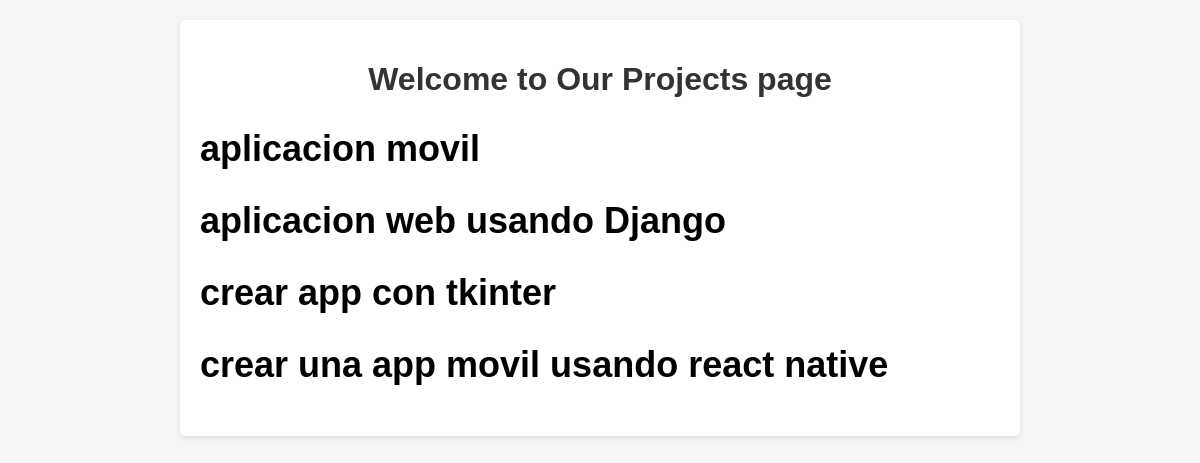
/projects/, run on the app's committed database.
### myapp/models.py (models this page shows, shortened)
class Project(models.Model):
    name = models.CharField(max_length=200)

### myapp/views.py (the view)
# urls.py: path('projects/', views.projects),
def projects(request):
    projects = Project.objects.all()
    return render(request, 'projects.html', {
        'projects': projects
    })

### myapp/templates/projects.html (shortened to what this page needs)
<!DOCTYPE html>
<html lang="en">
<head>
</head>
<body>
    <div class="container">
        <h1>Welcome to Our Projects page</h1>
        <h2>
            {% for project in projects %}
            <div>
                <h2>{{project.name}}</h2>
            </div>
            {% endfor %}
        </h2>
    </div>
</body>
</html>

### myapp/templates/projects.html (style rules this page uses)
body { font-family: Arial, sans-serif; margin: 0; padding: 20px; background-color: #f5f5f5; }
.container { max-width: 800px; margin: 0 auto; background-color: white; padding: 20px; border-radius: 5px; box-shadow: 0 2px 5px rgba(0, 0, 0, 0.1); }
h1 { color: #333; text-align: center; }

### data on the page
Project: name "aplicacion movil"
Project: name "aplicacion web usando Django"
Project: name "crear app con tkinter"
Project: name "crear una app movil usando react native"
